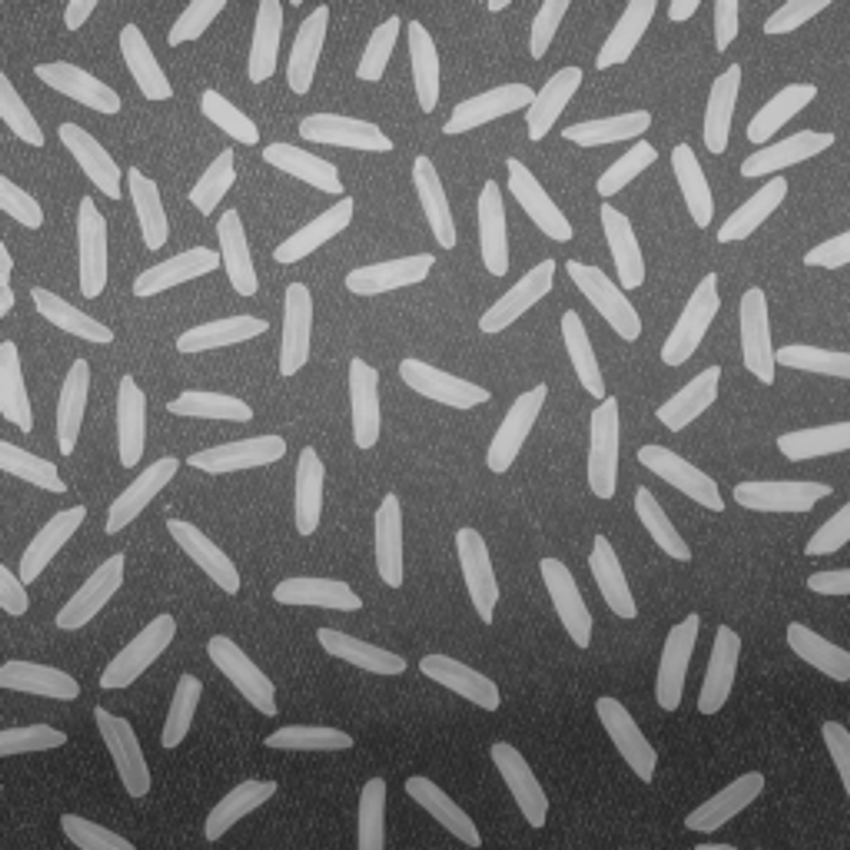
#> input picture imgs/rice.jpg, 850 x 850 px
$ jupyter execute ejercicio6.ipynb
#> lines starting #> are read from the running program, lines starting #| are printed output that depends on the picture; after the words box and inside, x2 and y2 are one past the last pixel; in counts of white or black regions, pixels touching at a corner belong together
# Image Segmentation and Connected Components Analysis

In this notebook, we demonstrate an advanced image processing technique involving segmentation of an image into regions, applying Otsu's thresholding method to each region for binarization, and finally identifying connected components within the binarized image. This approach is particularly useful for object detection and counting, showcased here with an example of counting rice grains in an image.

## Importing Necessary Libraries

First, we import the required libraries including `PIL` for image loading and conversion, `numpy` for array manipulation, `matplotlib.pyplot` for visualization, and `scipy.ndimage` for labeling connected components.

[cell 1]
# !pip3 install numpy
# !pip3 install matplotlib
# !pip3 install Pillow
# !pip3 install scipy

[cell 2]
from PIL import Image
import numpy as np
import matplotlib.pyplot as plt
from scipy.ndimage import label

## Loading the Image and Preprocessing

We start by loading the image and converting it to grayscale, which simplifies the application of thresholding and connected component analysis.

[cell 3]
# Load the image and convert to grayscale
rice_image_path = './imgs/rice.jpg'  # Ensure the correct image path
rice_image = Image.open(rice_image_path).convert('L')
rice_array = np.array(rice_image)

## Implementing Otsu's Thresholding Method

Otsu's method is a popular thresholding technique that selects the threshold to minimize within-class variance or equivalently, to maximize between-class variance.

[cell 4]
def otsu_threshold(region):
    # Calculate the histogram of the image region
    histogram, bin_edges = np.histogram(region, bins=256, range=(0, 255))
    # Normalized histogram and cumulative sums
    histogram_normalized = histogram / histogram.sum()
    cumulative_sum = np.cumsum(histogram_normalized)
    cumulative_mean = np.cumsum(histogram_normalized * np.arange(256))
    global_mean = cumulative_mean[-1]
    # Otsu's thresholding
    otsu_threshold = 0
    max_between_class_variance = 0
    for i in range(1, 256):
        probability_class_1 = cumulative_sum[i]
        probability_class_2 = 1 - probability_class_1
        mean_class_1 = cumulative_mean[i] / probability_class_1 if probability_class_1 > 0 else 0
        mean_class_2 = (global_mean - cumulative_mean[i]) / probability_class_2 if probability_class_2 > 0 else 0
        between_class_variance = probability_class_1 * probability_class_2 * (mean_class_1 - mean_class_2) ** 2
        if between_class_variance > max_between_class_variance:
            max_between_class_variance = between_class_variance
            otsu_threshold = i
    return otsu_threshold

## Segmenting the Image and Applying Thresholds

The image is divided into regions, and Otsu's thresholding is applied to each region to segment the image into binary form.

[cell 5]
# Divide the image into regions and apply Otsu's threshold to each
num_regions = 4  # Number of regions in each dimension
segmented_image = np.zeros_like(rice_array)  # Initialize segmented image

for i in range(num_regions):
    for j in range(num_regions):
        # Define region boundaries
        start_x, start_y = i * rice_array.shape[0] // num_regions, j * rice_array.shape[1] // num_regions
        end_x, end_y = (i + 1) * rice_array.shape[0] // num_regions, (j + 1) * rice_array.shape[1] // num_regions
        # Segment region
        region = rice_array[start_x:end_x, start_y:end_y]
        threshold = otsu_threshold(region)
        segmented_image[start_x:end_x, start_y:end_y] = region > threshold
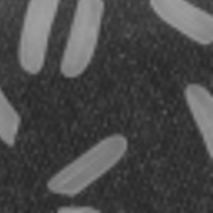
#> region: shape (213, 213); min 38, max 159, mean 72.9
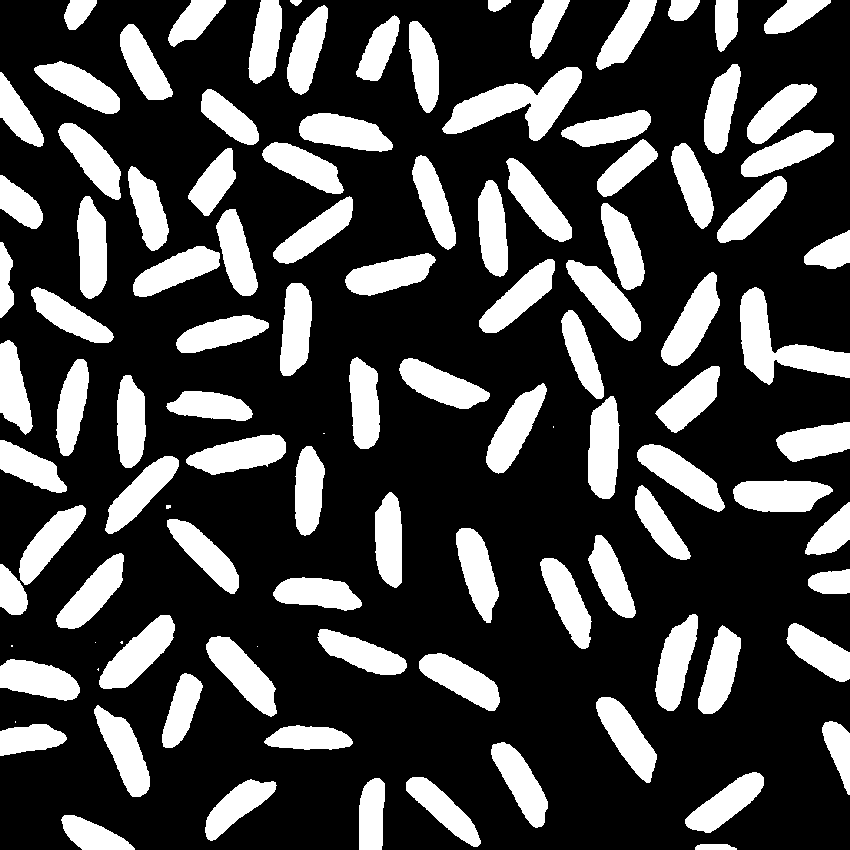
#> segmented_image: shape (850, 850); values 0 (black) and 1 (white), 27.1% white; 108 white regions (9 under 20 px), largest, box (x1, y1, x2, y2) and area: (442, 67, 582, 141) 4476, (740, 287, 850, 385) 4152, (99, 615, 175, 689) 2637

## Labeling Connected Components

After binarization, we apply a connected components algorithm to label each distinct object in the image.

[cell 6]
# Apply connected components algorithm on the binarized image
labeled_array, num_features = label(segmented_image)
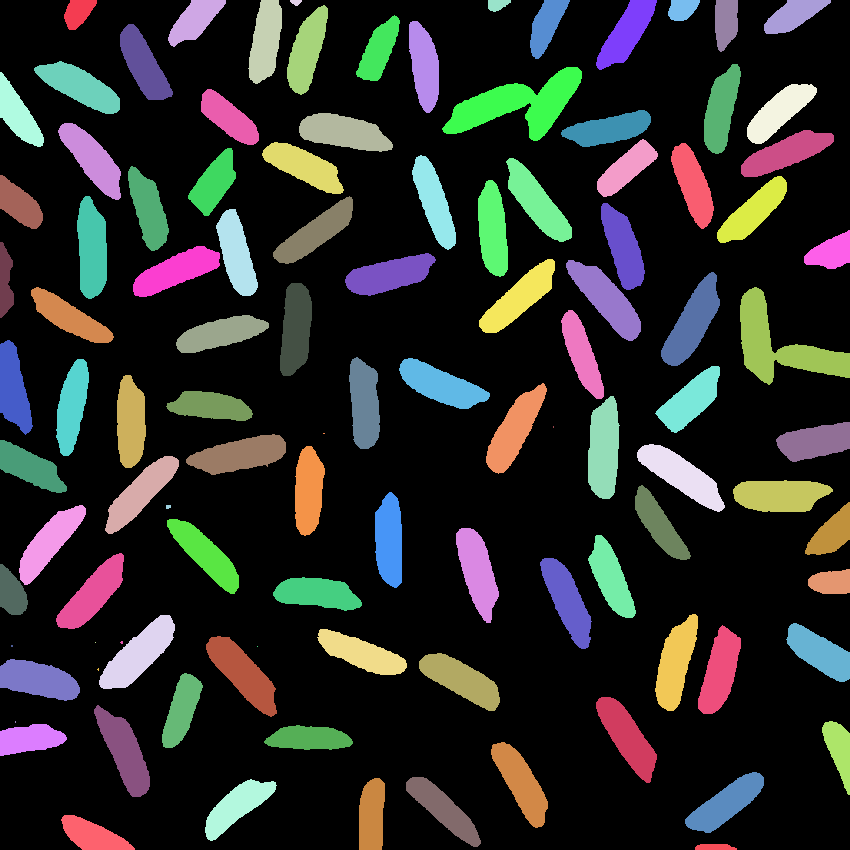
#> labeled_array: shape (850, 850) int32; 109 distinct labels, from 0 to 108; one colour per label, 0 black
#> num_features = 108

## Visualizing the Results

Finally, we visualize the original, binarized, and labeled images side by side, highlighting the effectiveness of segmentation and connected components analysis in counting objects like rice grains.

[cell 7]
# Plot original, binarized, and labeled images side by side
fig, axes = plt.subplots(1, 3, figsize=(18, 6))

axes[0].imshow(rice_image, cmap='gray')
axes[0].set_title('Original Image')
axes[0].axis('off')

axes[1].imshow(segmented_image, cmap='gray')
axes[1].set_title('Binarized Image')
axes[1].axis('off')

axes[2].imshow(labeled_array, cmap='nipy_spectral')
axes[2].set_title(f'Connected Components - Rice Grains: {num_features}')
axes[2].axis('off')

plt.tight_layout()
plt.show()
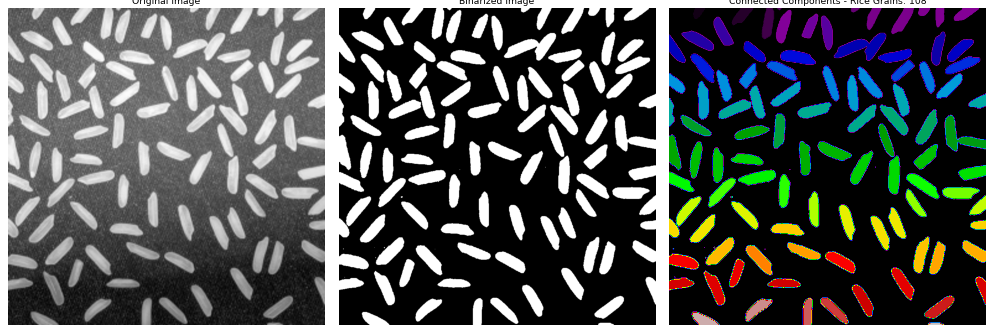
#> figure drawn by matplotlib, 3 panels

$ run again, with imgs/brain-scan.jpeg copied over imgs/rice.jpg
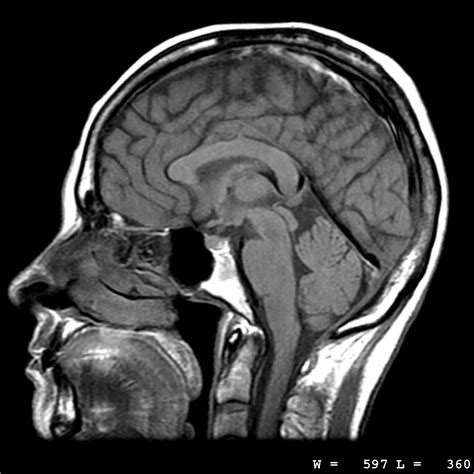
#> input picture imgs/brain-scan.jpeg, 474 x 474 px
#> after the loop `for i in range(num_regions):`:
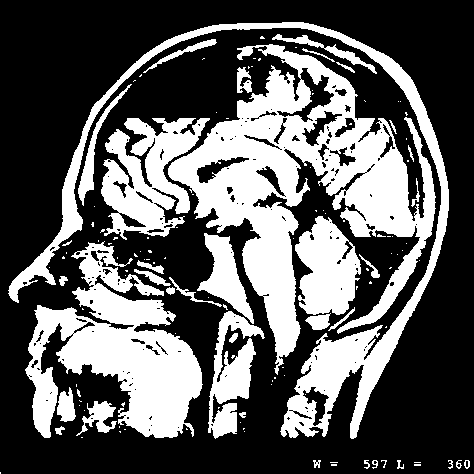
#> segmented_image: shape (474, 474); values 0 (black) and 1 (white), 36.5% white; 130 white regions (93 under 20 px), largest, box (x1, y1, x2, y2) and area: (168, 44, 436, 375) 29843, (25, 241, 203, 438) 16461, (8, 22, 449, 439) 13634
#> labeled_array: shape (474, 474) int32; 154 distinct labels, from 0 to 153
#> num_features = 153
#> `plt.show()`:
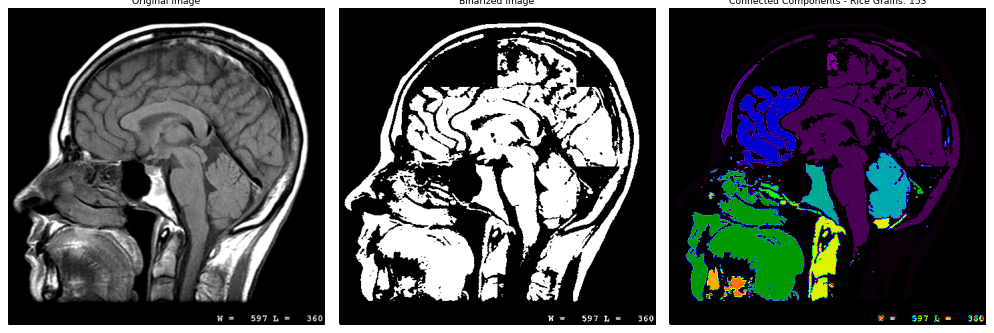
#> figure drawn by matplotlib, 3 panels

$ run again, with imgs/chestxray.jpeg copied over imgs/rice.jpg
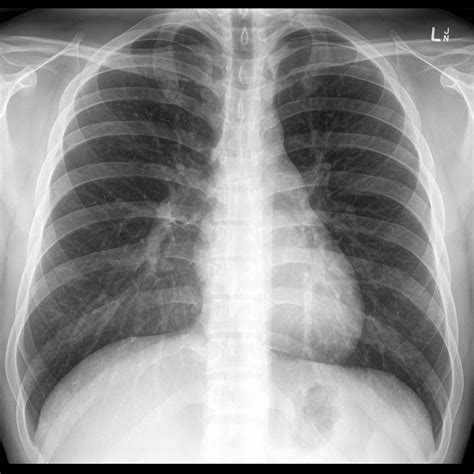
#> input picture imgs/chestxray.jpeg, 474 x 474 px
#> after the loop `for i in range(num_regions):`:
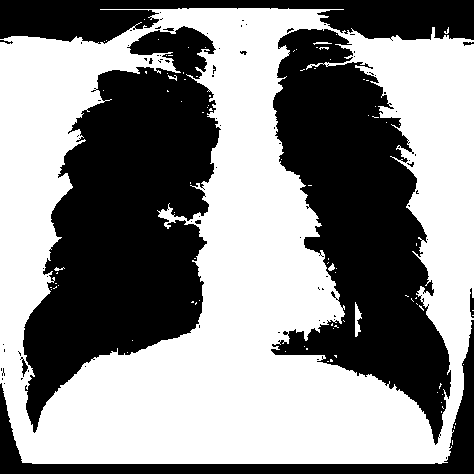
#> segmented_image: shape (474, 474); values 0 (black) and 1 (white), 54.2% white; 80 black regions (70 under 20 px), largest, box (x1, y1, x2, y2) and area: (23, 26, 221, 433) 44359, (271, 29, 451, 445) 37989, (0, 0, 474, 44) 12400
#> labeled_array: shape (474, 474) int32; 151 distinct labels, from 0 to 150
#> num_features = 150
#> `plt.show()`:
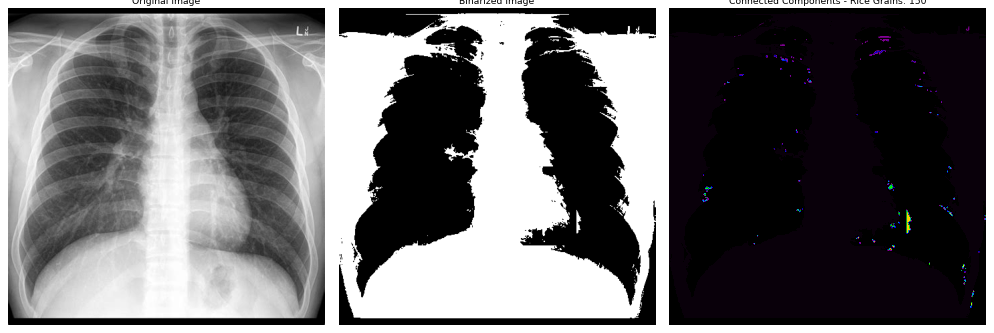
#> figure drawn by matplotlib, 3 panels
